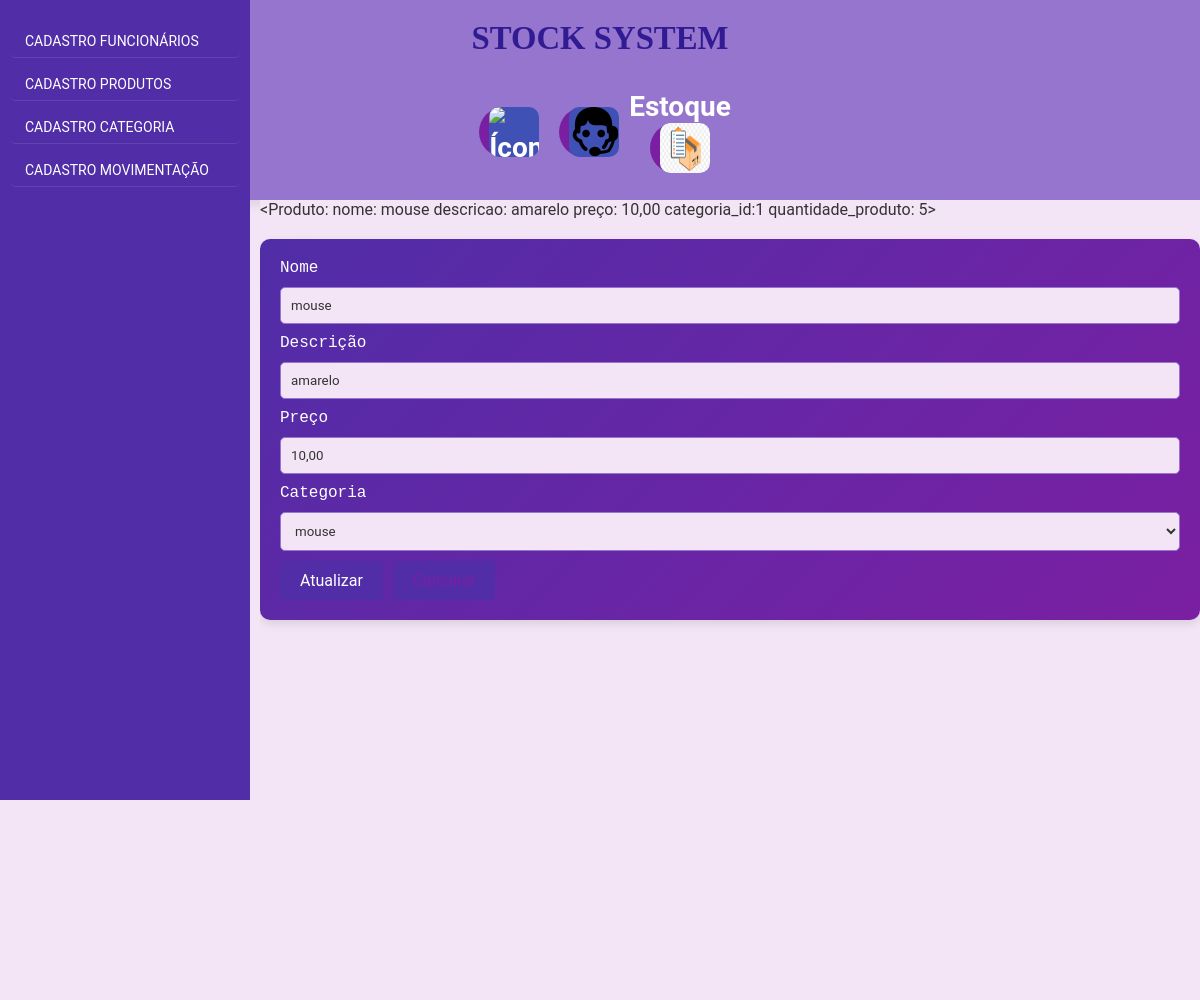
Before: /editar_produto/1 with the older database file.
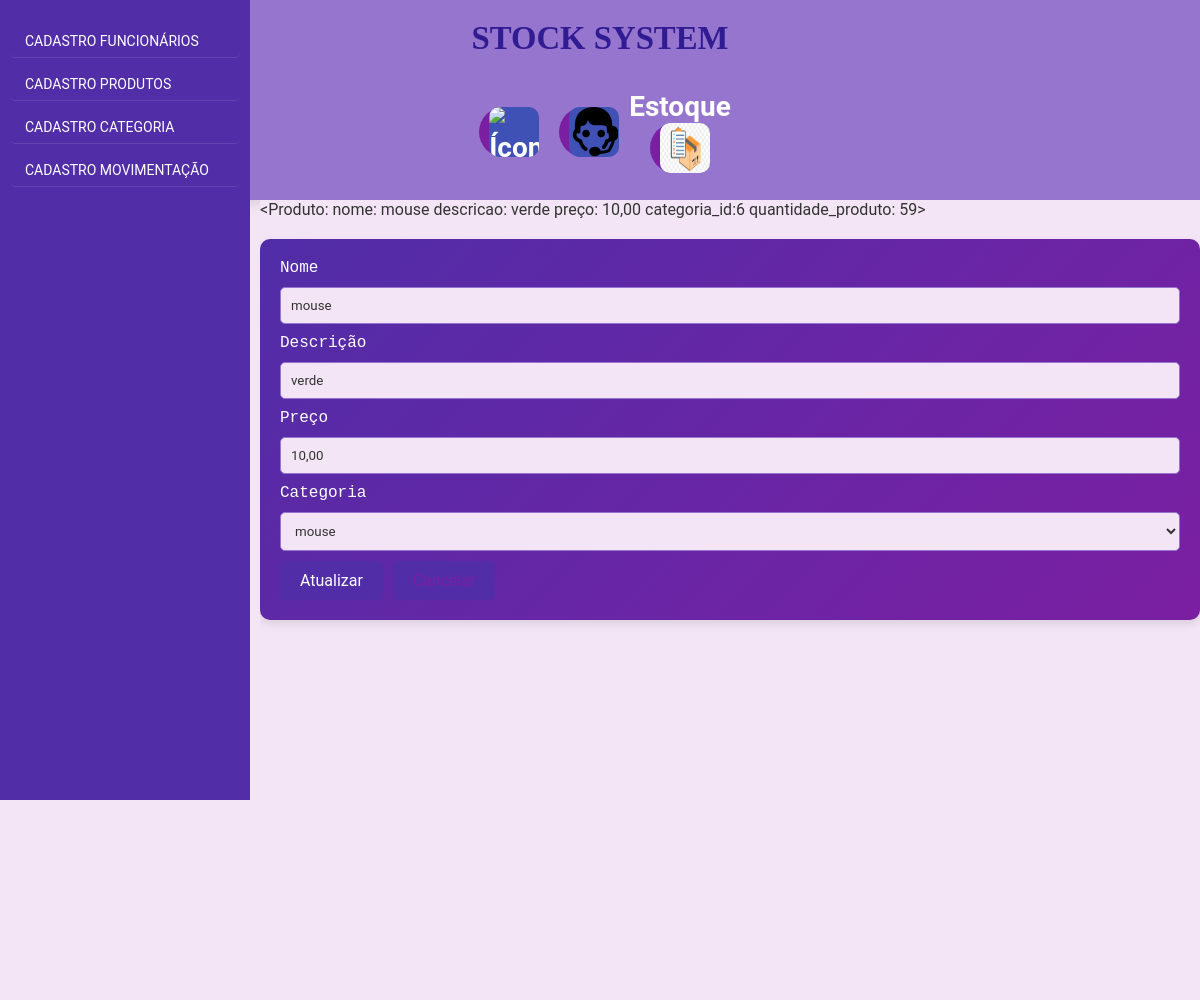
After: the same page with the newer database file.
### models.py (models this page shows, shortened)
class Produto(Base):
    __tablename__ = 'produto'
    id = Column(Integer, primary_key=True)
    nome = Column(String(40), nullable=False, index=True)
    descricao = Column(String(80), nullable=False, index=True, )
    quantidade_produto = Column(Integer, nullable=False, )
    preco = Column(Float, nullable=False, index=True)
    categoria_id = Column(String, ForeignKey('categoria.id'))
    def __repr__(self):
        return ('<Produto: nome: {} descricao: {}  preço: {}'
                ' categoria_id:{} quantidade_produto: {}>'.format(self.nome, self.descricao,
                                                                  self.preco,
                                                                  self.categoria_id, self.quantidade_produto))

### app.py (the view, shortened to what this page needs)
@app.route('/editar_produto/<int:id_produto>', methods=['POST', 'GET'])
def editar_produto(id_produto):
    sql_categoria = select(Categoria)
    resultado_categoria = db_session.execute(sql_categoria).scalars()
    produto_resultado = db_session.execute(select(Produto).filter_by(id=int(id_produto))).scalar()
    sql_categoria_atual = db_session.execute(select(Categoria).filter_by(id=produto_resultado.categoria_id)).scalar()
    print(produto_resultado)
    if not produto_resultado:
        flash("Produto não encontrado", "error")
        return redirect(url_for('produto'))
    return render_template('editar_produto.html', produto=produto_resultado, categorias=resultado_categoria,
                           categoria_atual=sql_categoria_atual)

### templates/editar_produto.html
{% extends 'template.html' %}
{% block conteudo %}
{{produto}}
<form action="{{url_for('editar_produto', id_produto=produto.id)}}" method="POST">
    <label>Nome </label>
    <input type="text" name="form_nome" value="{{produto.nome}}" required>
    <Label>Descrição </Label>
    <input type="text" name="form_descricao" value="{{produto.descricao}}" required>
    <label>Preço </label>
    <input type="text" name="form_preco" value="{{produto.preco}}" required>
    <label>Categoria </label>
    <select  name="form_categoria_id" required>
        {% for categoria in categorias %}
        <option value="{{ categoria.id }}"> {{categoria.name_categoria}} </option>
        {% endfor %}
    </select>
    <button> Atualizar</button>
    <button><a href="{{url_for('produto')}}"> Cancelar</a></button>
</form>
{% endblock conteudo %}

Changed rows visible on the page:
changed Produto "mouse": nome+descricao+preco "<Produto: nome: mouse descricao: amarelo preço: 10,00 categoria_id:1 quantidade_produto: 5>" → "<Produto: nome: mouse descricao: verde preço: 10,00 categoria_id:6 quantidade_produto: 59>"; form_descricao "amarelo" → "verde"
